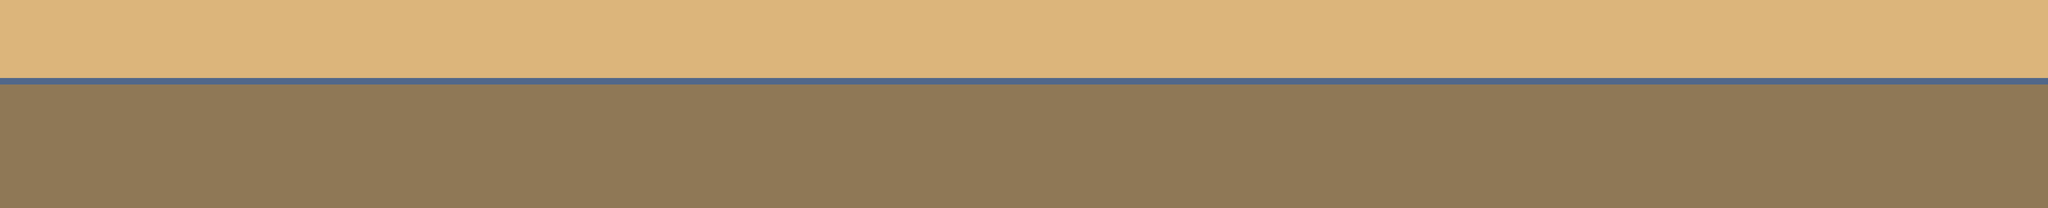

Tiled map render using the project's own tile images. Description and the map definition, with tile-layer contents summarised, below:
An orthogonal 315x32 tile map with 32x32 px tiles, 3 tile layers (fond, sol, limite) and 25 objects (8x cac, 8x dist, 3x puddle, 2x barril, 2x ball, ...).

<map version="1.10" tiledversion="1.10.1" orientation="orthogonal" renderorder="right-down" width="315" height="32" tilewidth="32" tileheight="32" infinite="0" nextlayerid="7" nextobjectid="26">
 <editorsettings>
  <export target="../assets/json/level_02.json" format="json" />
 </editorsettings>
 <tileset firstgid="1" source="tileset_tsx.tsx" />
 <layer id="2" name="fond" width="315" height="32">
  <data>[10080 cells, 4095 non-empty, 1 distinct tile ids]</data>
 </layer>
 <layer id="3" name="sol" width="315" height="32">
  <data>[10080 cells, 5985 non-empty, 1 distinct tile ids]</data>
 </layer>
 <layer id="4" name="limite" width="315" height="32">
  <data>[10080 cells, 315 non-empty, 1 distinct tile ids]</data>
 </layer>
 <objectgroup id="5" name="mob">
  <object id="1" type="cac" x="778.788" y="521.212">
   <point />
  </object>
  <object id="2" type="cac" x="781.818" y="909.091">
   <point />
  </object>
  <object id="3" type="dist" x="1203.03" y="672.727">
   <point />
  </object>
  <object id="4" type="dist" x="2090.91" y="915.152">
   <point />
  </object>
  <object id="5" type="dist" x="2093.94" y="463.636">
   <point />
  </object>
  <object id="6" type="cac" x="3169.7" y="472.727">
   <point />
  </object>
  <object id="7" type="cac" x="3175.76" y="936.364">
   <point />
  </object>
  <object id="8" type="dist" x="4242.42" y="693.939">
   <point />
  </object>
  <object id="9" type="cac" x="4930.3" y="909.091">
   <point />
  </object>
  <object id="10" type="cac" x="5393.94" y="533.333">
   <point />
  </object>
  <object id="11" type="cac" x="5818.18" y="893.939">
   <point />
  </object>
  <object id="12" type="dist" x="6578.79" y="478.788">
   <point />
  </object>
  <object id="13" type="dist" x="6590.91" y="951.515">
   <point />
  </object>
  <object id="14" type="cac" x="7475.76" y="651.515">
   <point />
  </object>
  <object id="15" type="dist" x="8263.64" y="887.879">
   <point />
  </object>
  <object id="16" type="dist" x="8778.79" y="654.545">
   <point />
  </object>
 </objectgroup>
 <objectgroup id="6" name="obstacle">
  <object id="17" type="puddle" x="775.758" y="684.848">
   <point />
  </object>
  <object id="18" type="barril" x="1606.06" y="893.939">
   <point />
  </object>
  <object id="19" type="ball" x="2451.52" y="600">
   <point />
  </object>
  <object id="20" type="preasure" x="3660.61" y="915.152">
   <point />
  </object>
  <object id="21" type="ball" x="4787.88" y="581.818">
   <point />
  </object>
  <object id="22" type="puddle" x="6227.27" y="900">
   <point />
  </object>
  <object id="23" type="barril" x="7009.09" y="672.727">
   <point />
  </object>
  <object id="24" type="preasure" x="7845.45" y="869.697">
   <point />
  </object>
  <object id="25" type="puddle" x="9060.61" y="863.939">
   <point />
  </object>
 </objectgroup>
</map>
